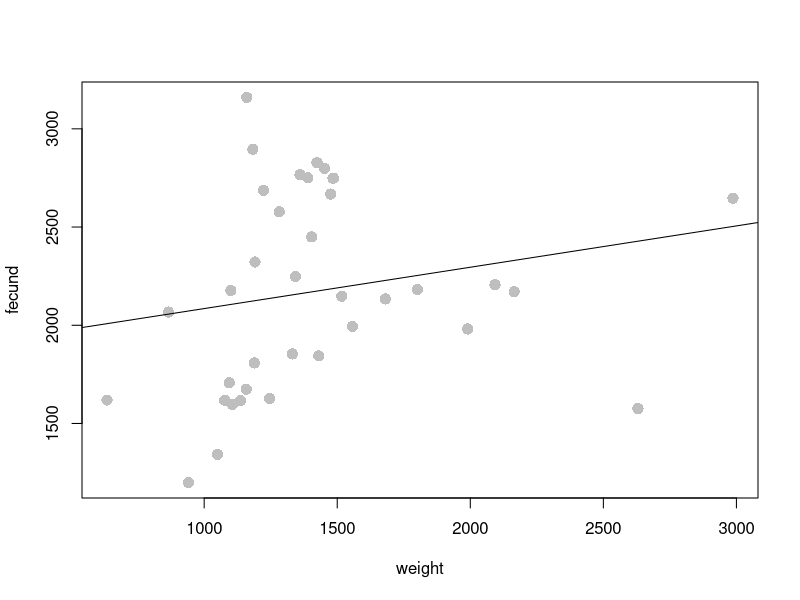
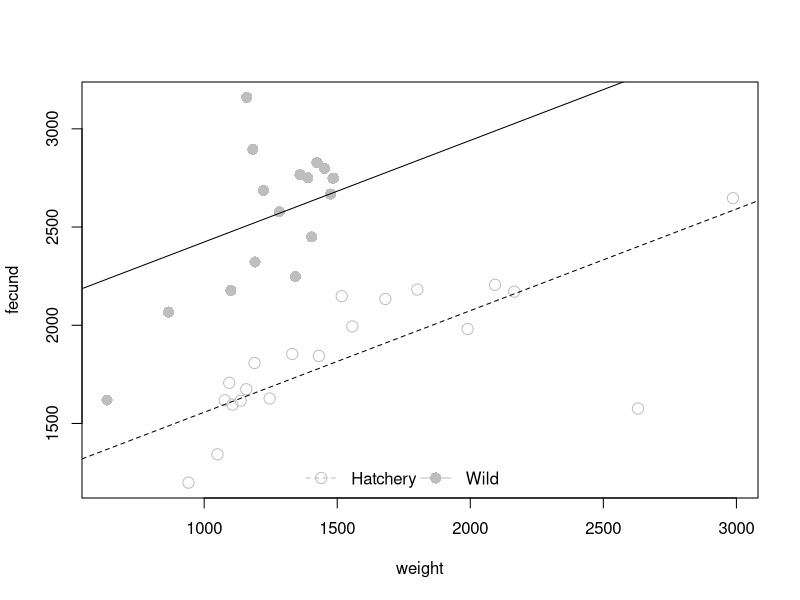
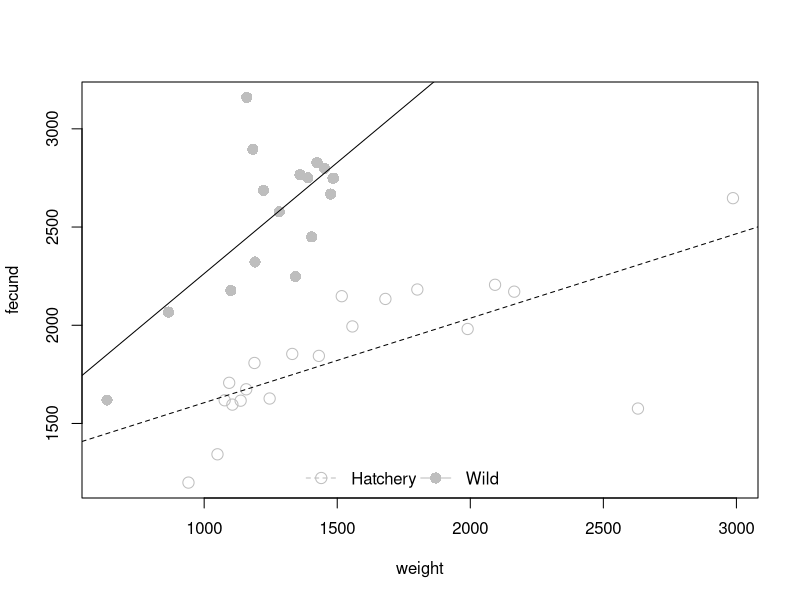

Here is the R script that generated these plots, in order: (Note: this script raises an error after producing the figures.)
## ---- chunk 1
rm(list = ls(all = T))
knitr::opts_chunk$set(fig.align = "center")
## ---- chunk 2
dat = read.csv("Data/sockeye.csv")
head(dat)
## ---- chunk 3
fit1 = lm(fecund ~ weight, data = dat)
## ---- chunk 4
fit1
## ---- chunk 5
summary(fit1)
## ---- chunk 6
plot(fecund ~ weight, data = dat, col = "grey", pch = 16, cex = 1.5)
abline(fit1)
## ---- chunk 7
class(dat$type); levels(dat$type)
## ---- chunk 8
pairs = cbind(
  as.character(dat$type),
  as.numeric(dat$type)
)

head(pairs); tail(pairs)
## ---- chunk 9
fit2 = lm(fecund ~ type, data = dat)
## ---- chunk 10
coef(fit2)
## ---- chunk 11
fit3 = lm(fecund ~ type + weight, data = dat)
summary(fit3)$coef
## ---- chunk 12
plot(fecund ~ weight, data = dat, col = "grey",
     pch = ifelse(dat$type == "hatch", 1, 16), cex = 1.5)
abline(coef(fit3)[c(1,3)], lty = 2)
abline(sum(coef(fit3)[c(1,2)]), coef(fit3)[3])
legend("bottom", legend = c("Hatchery", "Wild"), pch = c(1,16), lty = c(2,1),
       col = "grey", pt.cex = 1.5, bty = "n", horiz = T)
## ---- chunk 13
fit4 = lm(fecund ~ type + weight + type:weight, data = dat)

# or
# fit4 = lm(fecund ~ type * weight, data = dat)
## ---- chunk 14
plot(fecund ~ weight, data = dat, col = "grey",
     pch = ifelse(dat$type == "hatch", 1, 16), cex = 1.5)
abline(coef(fit4)[c(1,3)], lty = 2)
abline(sum(coef(fit4)[c(1,2)]), sum(coef(fit4)[c(3,4)]))
legend("bottom", legend = c("Hatchery", "Wild"), pch = c(1,16), lty = c(2,1),
       col = "grey", pt.cex = 1.5, bty = "n", horiz = T)
## ---- chunk 15
summary(fit4)$coef
## ---- chunk 16
AIC(fit1, fit2, fit3, fit4)
## ---- chunk 17
logit = function(p) {
  log(p/(1 - p))
}
## ---- chunk 18
expit = function(lp) {  # lp stands for logit(p)
  exp(lp)/(1 + exp(lp))
}
## ---- chunk 19
dat$binary = ifelse(dat$survival < 70, 0, 1)
## ---- chunk 20
fit1 = glm(binary ~ weight, data = dat, family = binomial)
summary(fit1)$coef
## ---- chunk 21
# create a sequence of weights to predict at
wt_seq = seq(min(dat$weight, na.rm = T),
             max(dat$weight, na.rm = t),
             length = 100)

# extract the coefficients and get p
p = expit(coef(fit1)[1] + coef(fit1)[2] * wt_seq)

# plot the relationship
plot(p ~ wt_seq, type = "l", lwd = 3, ylim = c(0,1), las = 1)
## ---- chunk 22
fit2 = glm(binary ~ type, data = dat, family = binomial)
summary(fit2)$coef
## ---- chunk 23
predict(fit2,
        newdata = data.frame(type = c("hatch", "wild")),
        type = "response")
## ---- chunk 24
fit3 = glm(binary ~ type + weight, data = dat)
## ---- chunk 25
p_hatch = predict(
  fit3, newdata = data.frame(type = "hatch", weight = wt_seq),
  type = "response"
)
p_wild = predict(
  fit3, newdata = data.frame(type = "wild", weight = wt_seq),
  type = "response"
)

plot(p_wild ~ wt_seq, type = "l", lwd = 3, lty = 1,
     ylim = c(0,1), las =1,
     xlab = "Weight (g)", ylab = "Pr(>70% Egg Survival)"
     )
lines(p_hatch ~ wt_seq, lwd = 3, lty = 2)
legend("topright", legend = c("Hatchery", "Wild"),
       lty = c(2,1), lwd = 3, bty = "n")
## ---- chunk 26
fit4 = glm(binary ~ type + weight, data = dat, family = binomial)
p_hatch = predict(
  fit4, newdata = data.frame(type = "hatch", weight = wt_seq),
  type = "response"
)
p_wild = predict(
  fit4, newdata = data.frame(type = "wild", weight = wt_seq),
  type = "response"
)

plot(p_wild ~ wt_seq, type = "l", lwd = 3, lty = 1,
     ylim = c(0,1), las =1,
     xlab = "Weight (g)", ylab = "Pr(>70% Egg Survival)"
     )
lines(p_hatch ~ wt_seq, lwd = 3, lty = 2)
legend("topright", legend = c("Hatchery", "Wild"),
       lty = c(2,1), lwd = 3, bty = "n")
## ---- chunk 27
AIC(fit1, fit2, fit3, fit4)
